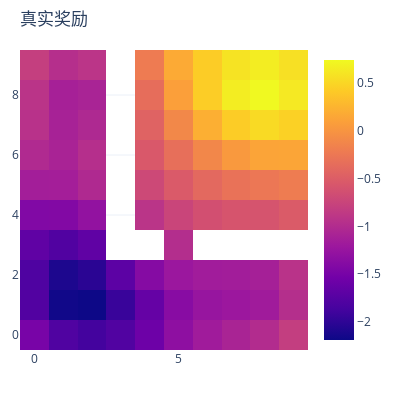

This figure's notebook cell:
### Code cell
n = np.nan
state_mat = np.array([[ 0, 0, 0, 0, 0, 0, 0, 0, 0, 0],
                       [ 0, 0, 0, 0, 0, 0, 0, 0, 0, 0],
                       [ 0, 0, 0, 0, 0, 0, 0, 0, 0, 0],
                       [ 0, 0, 0, n, n, 0, n, n, n, n],
                       [ 0, 0, 0, n, 0, 0, 0, 0, 0, 0],
                       [ 0, 0, 0, n, 0, 0, 0, 0, 0, 0],
                       [ 0, 0, 0, n, 0, 0, 8, 8, 8, 8],
                       [ 0, 0, 0, n, 0, 0, 8, 8, 8, 8],
                       [ 0, 0, 0, n, 0, 0, 8, 8, 8, 8],
                       [ 0, 0, 0, n, 0, 0, 8, 8, 8, 8],])

world_trajGen = GridWorld_trajGen(10,10,states_matrix=state_mat,
                                  features_folderPath='demo_env&feature/features_grid/0119_10x10',
                                  rewards_mul=[1,-2,-1,-1],
                                  init_states=list(range(0,10)),
                                  trans_prob=0.6,discount=0.9)
world_trajGen.ShowRewards(title='真实奖励')

### Figure 1 — Plotly figure (JSON) as saved in the notebook; plotly's stock layout.template omitted (floating-point values rounded to 4 significant figures)
{"data": [{"type": "heatmap", "z": [[-1.491, -1.791, -1.871, -1.783, -1.576, -1.323, -1.169, -1.081, -0.994, -0.8118], [-1.777, -2.165, -2.188, -1.935, -1.635, -1.367, -1.247, -1.209, -1.169, -0.9699], [-1.794, -2.099, -2.024, -1.697, -1.387, -1.215, -1.165, -1.153, -1.118, -0.9265], [-1.673, -1.78, -1.668, null, null, -0.9812, null, null, null, null], [-1.424, -1.411, -1.287, null, -0.9104, -0.7436, -0.6365, -0.5865, -0.5915, -0.5253], [-1.144, -1.136, -1.025, null, -0.7013, -0.5324, -0.3916, -0.299, -0.2547, -0.2081], [-1.015, -1.084, -0.9659, null, -0.5491, -0.3273, -0.1158, 0.03921, 0.1258, 0.1405], [-0.9392, -1.098, -1.031, null, -0.4456, -0.1086, 0.2091, 0.4335, 0.5289, 0.4677], [-0.917, -1.117, -1.083, null, -0.3474, 0.09426, 0.4347, 0.6571, 0.743, 0.6297], [-0.8061, -0.9617, -0.9064, null, -0.2182, 0.1757, 0.4323, 0.5922, 0.6608, 0.5673]]}], "layout": {"autosize": false, "height": 400, "margin": {"b": 50, "l": 20, "r": 20, "t": 50}, "title": {"text": "真实奖励"}, "width": 400}}
